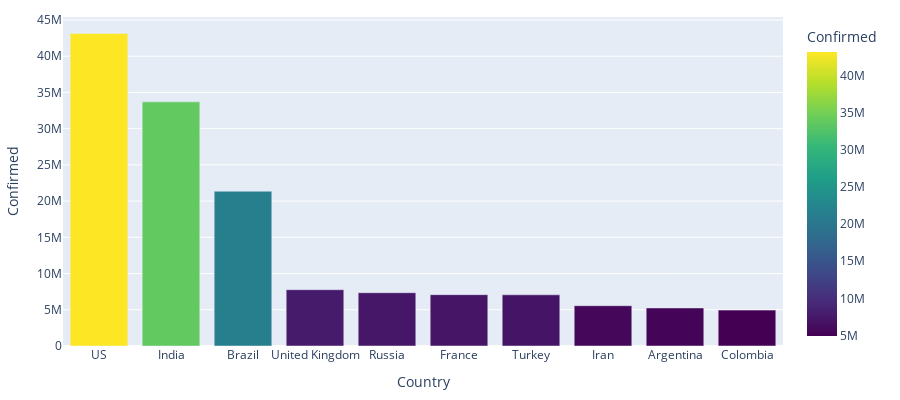

The code cell stored with this chart in its notebook:
### Code cell
threshold = 10
bar = px.bar(covid_df[['Country', sidebar]].dropna().sort_values(sidebar, ascending=False)[:threshold], 
    y=sidebar,
    x='Country', 
    color=sidebar,
    color_continuous_scale=px.colors.sequential.Viridis
)
bar.update_layout(
    height=400, 
    margin={"r":15,"t":15,"l":15,"b":15},
    paper_bgcolor='white'
)
bar.show()

### Figure 1 — Plotly figure (JSON) as saved in the notebook; plotly's stock layout.template omitted (floating-point values rounded to 4 significant figures)
{"data": [{"alignmentgroup": "True", "hovertemplate": "Country=%{x}<br>Confirmed=%{marker.color}<extra></extra>", "legendgroup": "", "marker": {"color": [43139578, 33697581, 21366395, 7772476, 7355883, 7087717, 7066658, 5559691, 5251940, 4952690], "coloraxis": "coloraxis"}, "name": "", "offsetgroup": "", "orientation": "v", "showlegend": false, "textposition": "auto", "type": "bar", "x": ["US", "India", "Brazil", "United Kingdom", "Russia", "France", "Turkey", "Iran", "Argentina", "Colombia"], "xaxis": "x", "y": [43139578, 33697581, 21366395, 7772476, 7355883, 7087717, 7066658, 5559691, 5251940, 4952690], "yaxis": "y"}], "layout": {"barmode": "relative", "coloraxis": {"colorbar": {"title": {"text": "Confirmed"}}, "colorscale": [[0, "#440154"], [0.1111, "#482878"], [0.2222, "#3e4989"], [0.3333, "#31688e"], [0.4444, "#26828e"], [0.5556, "#1f9e89"], [0.6667, "#35b779"], [0.7778, "#6ece58"], [0.8889, "#b5de2b"], [1, "#fde725"]]}, "height": 400, "legend": {"tracegroupgap": 0}, "margin": {"b": 15, "l": 15, "r": 15, "t": 15}, "paper_bgcolor": "white", "xaxis": {"anchor": "y", "domain": [0, 1], "title": {"text": "Country"}}, "yaxis": {"anchor": "x", "domain": [0, 1], "title": {"text": "Confirmed"}}}}
